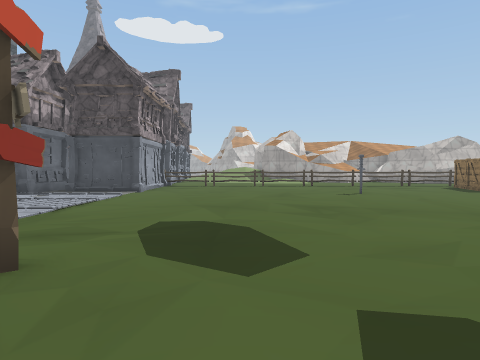
View 1 (above)

16 first-person views from a walk through a 3-D level made in the Unity game engine. The camera is 1.5 m above the floor, tilts 2° down and sees 75° across. The floor is counted in squares, 2 m on a side. Each view is taken from the middle of a square. On the plan, view 1 faces up. The plan holds only what a view shows up to about 10 squares ahead; the rest is blank. The place goes on beyond the plan. The player character is not drawn. Some animated figures are left out. Door leaves are left out, so doorways stand open. Some surface patterns are stand-ins.

View 2
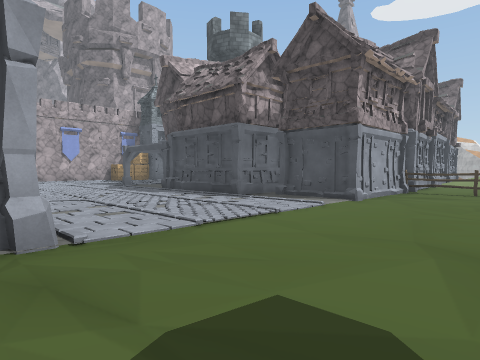

View 3
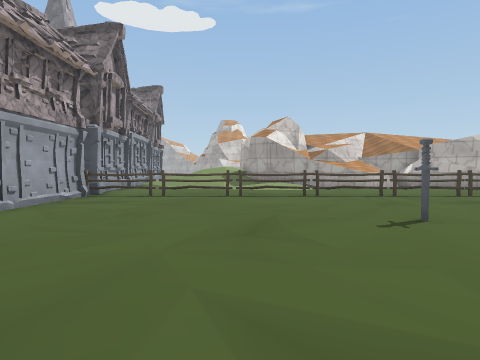

View 4
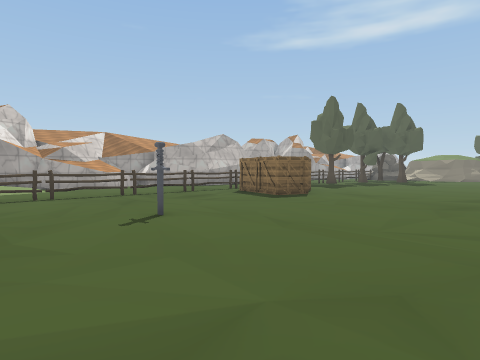

View 5
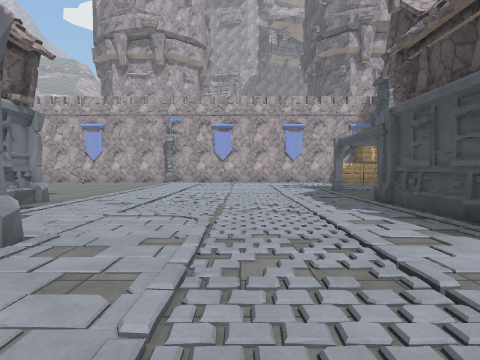

View 6
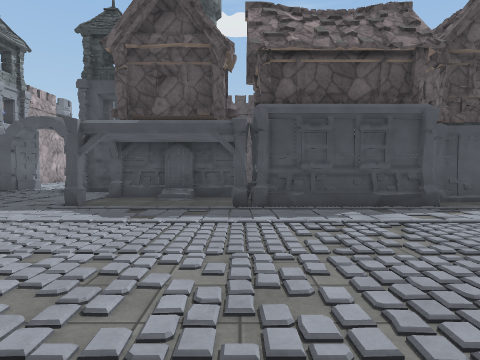

View 7
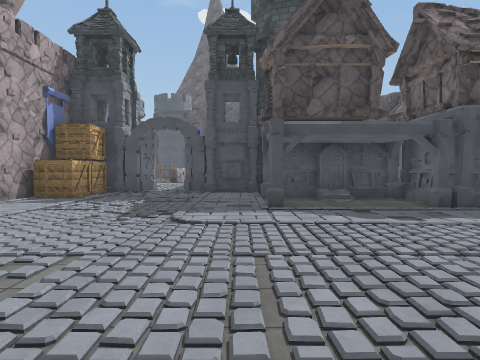

View 8
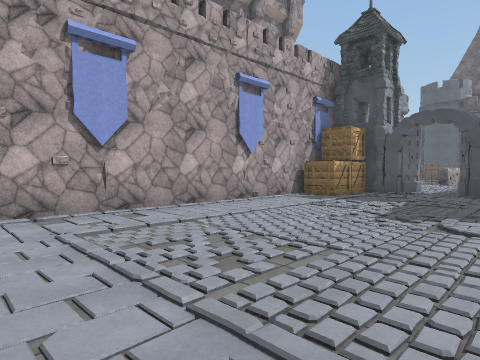

View 9
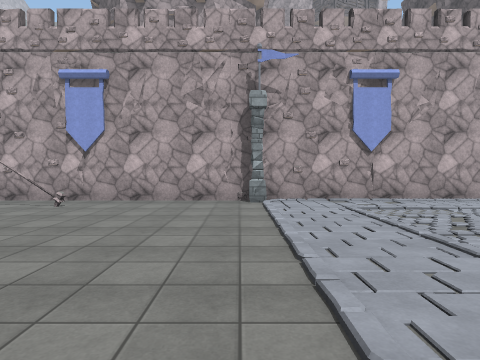

View 10
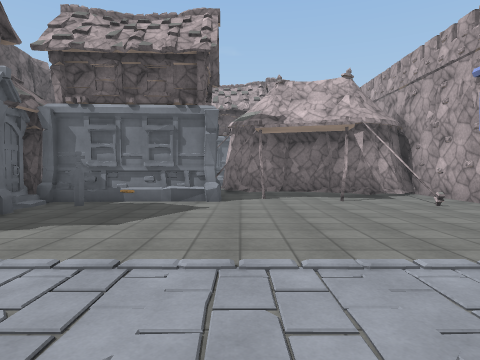

View 11
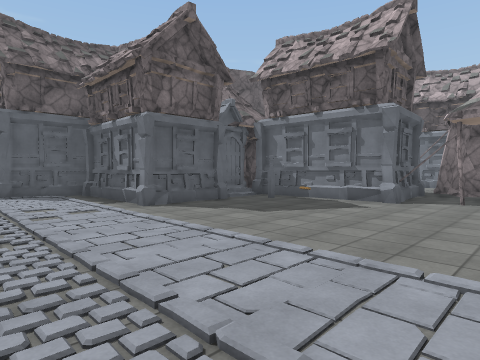

View 12
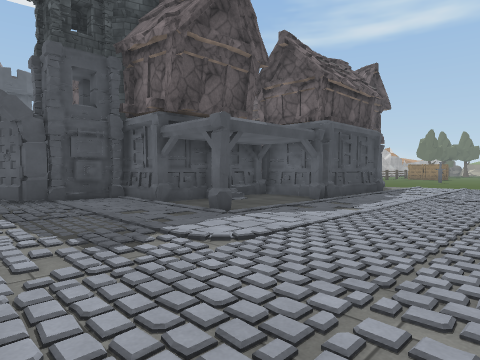

View 13
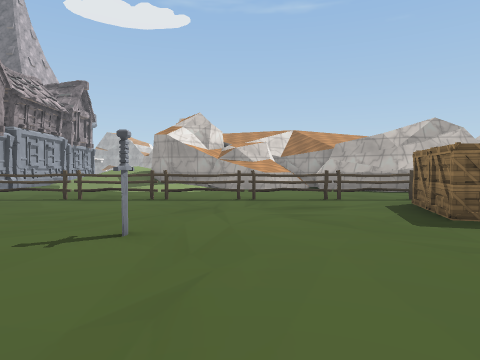

View 14
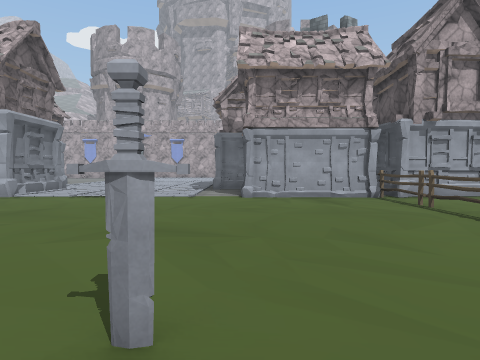

View 15
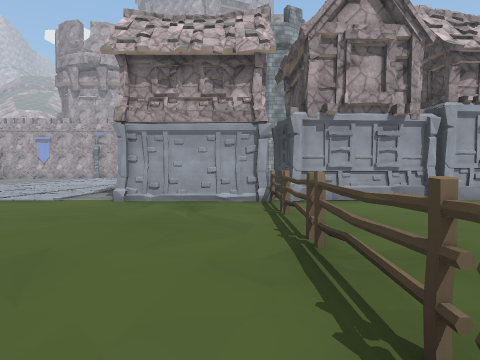

View 16
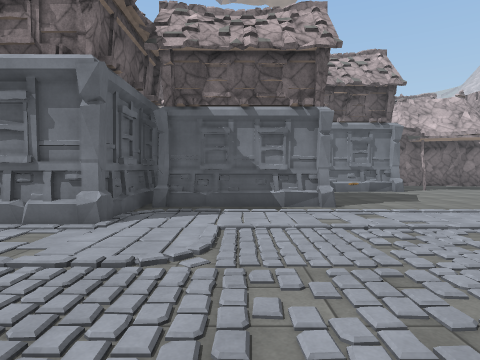

### Floor plan
Key: @ floor where view 1 was taken; # wall or solid block; . main floor; : floor 0.25 m higher than the main floor; D open door; H house; S sword; I sign; F fence; C crate; P pillar; O other object.
Columns run from 20 left of view 1 to 9 right of it. Each row starts with its distance up from view 1.
 16                  H
 15                  H...........
 14    OO#         HHFFFFFFFFFFFF
 13  CDO.##H       O#............C
 12 #CC:.:.##       #............C
 11  C...:.H##H#  H #...........CC
 10 #..:.:.....#  HODO......S....C
  9 #..:.:.O..HHH#HDD.............
  8 #....:........................
  7 #...:.:::::..:..:.............
  6 #...:..:..:.::..:.............
  5 #...:.:::.:...............
  4 #..::::::::::.HHH.......
  3 #.............###.......
  2 #P........H...#   I....
  1 #.........H####    ...
  0 #.........H#  #     @
 -1 #..........#
 -2 #.#.....OS.#
 -3 #....#.H####
 -4 #.##...##
 -5 ########

Where each view was taken, in squares from view 1:
view 1: 0 up, 0 right, facing up
view 2: 3 up, 0 right, facing up-left
view 3: 5 up, 1 right, facing up
view 4: 5 up, 1 right, facing up-right
view 5: 6 up, 3 left, facing left
view 6: 3 up, 10 left, facing up
view 7: 3 up, 14 left, facing up
view 8: 3 up, 14 left, facing up-left
view 9: 2 up, 12 left, facing left
view 10: 5 up, 14 left, facing down
view 11: 5 up, 16 left, facing down-right
view 12: 5 up, 17 left, facing up-right
view 13: 6 up, 5 right, facing up
view 14: 10 up, 5 right, facing left
view 15: 13 up, 4 right, facing left
view 16: 8 up, 8 left, facing down
